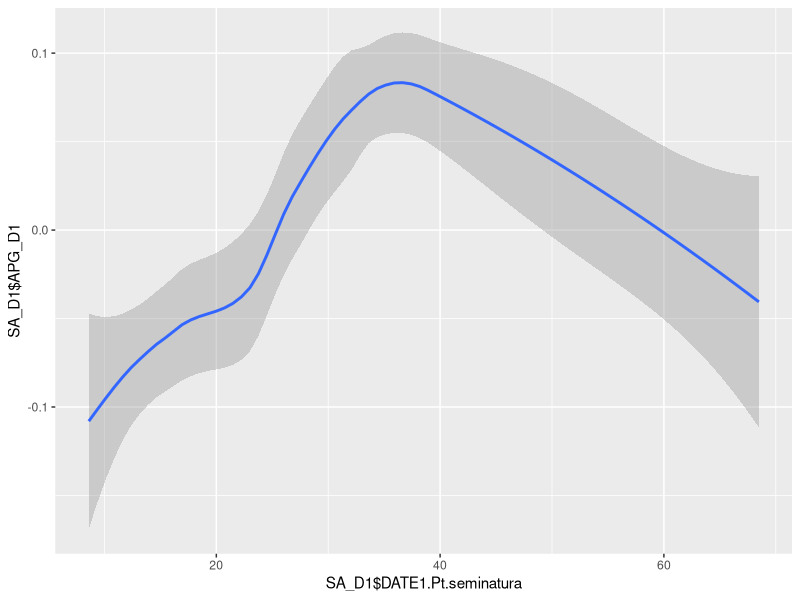

Here is the R script that generated this plot: (Note: this script raises an error after producing the figure.)
#import data file
library(readr)
Data1 <- read.table("Project data.csv", header = TRUE, dec = ",", sep = ";")
View(Data1)
str(Data1)
summary(Data1)

#check variables name
names(Data1)

#remove variables that we dont need: plot_ID, Treatment, Field_Mgmt and crop type
Variables <- names(Data1)[c(-1,-2, -11, -13, -14)]
Variables
Data2 <- Data1[Variables]
Data2 <- data.frame(Data2)

Data2$plant_ID <- paste(Data2$Treatment, Data2$Plant, sep = "_") # created a new variable called plant_ID that is highly specific (plant number)
unique(Data2$plant_ID)
Data2 <- Data2[Data2$BUFF_DIST == "100",] #selecting in Data 2 all the rows with buff = 100
View(Data2)


###dataframe for sampling date1 
DATE1 <- Data2[Data2$Date == "1", ]
summary(DATE1)
View(DATE1)

#calculate the aphids population growth at date1
logNaphids_D1 <- log(DATE1$aphid_live + 1) - log(DATE1$aphidsinoculated_init + 1) 
APG_D1 <- logNaphids_D1/10


####dataframe for sampling date2
DATE2 <- Data2[Data2$Date == "2", ]
summary(DATE2)
View(DATE2)

#calculate the aphids population growth at date2
logNaphids_D2 <- log(mean(DATE2$aphid_live) + 1) - log(mean(DATE2$aphidsinoculated_init) + 1) 
APG_D2 <- logNaphids_D2/10


###dataframe for sampling date3
DATE3 <- Data2[Data2$Date == "3", ]
summary(DATE3)
View(DATE3)

#calculate the aphids population growth at date3
logNaphids_D3 <- log(mean(DATE3$aphid_live) + 1) - log(mean(DATE3$aphidsinoculated_init) + 1) 
APG_D3 <- logNaphids_D3/10

#Package that we use
#Aphid population growth was modelled using a linear mixed model
#install.packages("nlme")
library(nlme)
#install.packages("lme4")
library(lme4)

#dataframe for seminatural habitat and aphids population growth at date1 
SA_D1 <- data.frame(DATE1$Pt.seminatura, APG_D1)
View(SA_D1)

#barplot for % Seminatural habitat and APhid population growth
library(ggplot2)
ggplot(SA_D1, 
       aes(x = SA_D1$DATE1.Pt.seminatura, y = SA_D1$APG_D1)) +
                  geom_smooth() 
     

#lmer for plot (not yet, trying)
lmer(SA_D1$DATE1.Pt.seminatura~ SA_D1$APG_D1, data = SA_D1)

